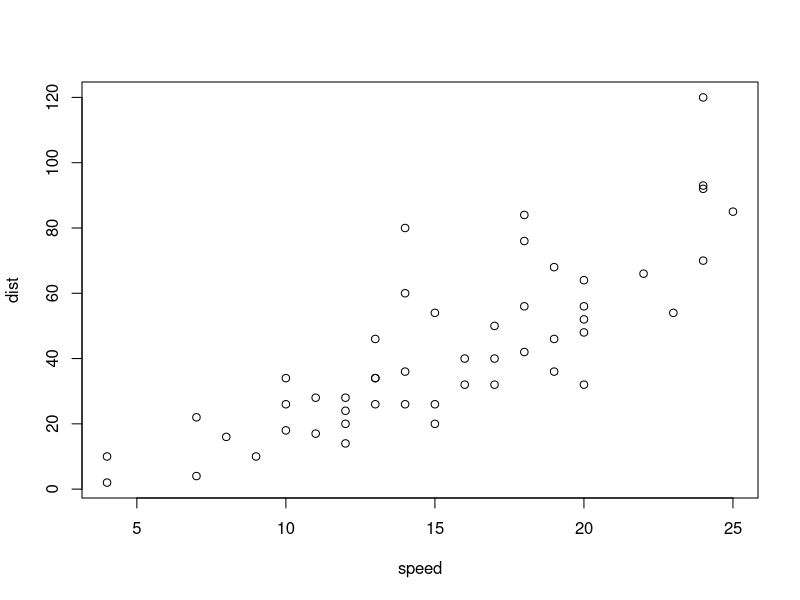
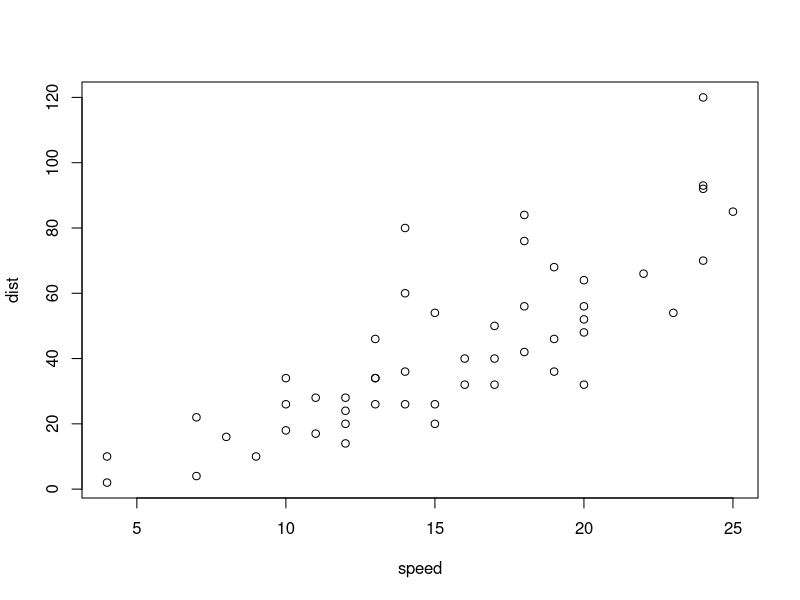
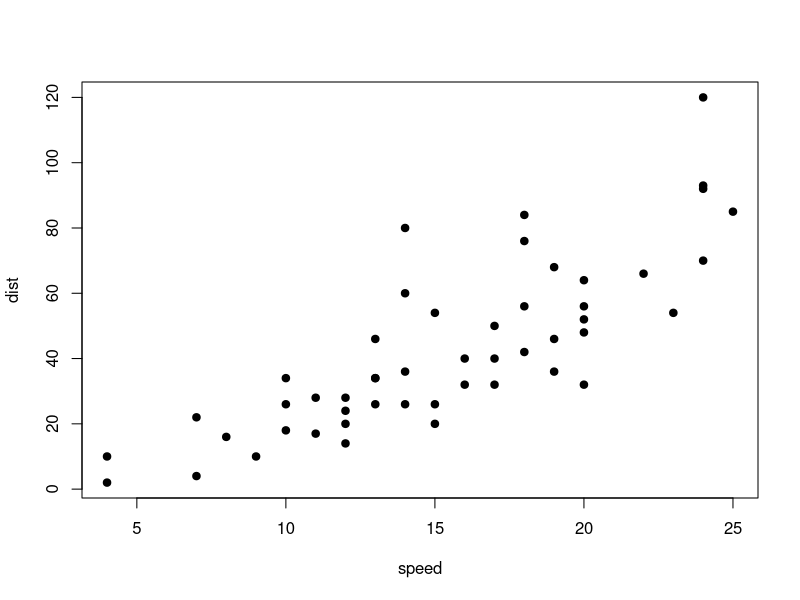

These figures' R source, in order:
## ---- chunk 1
knitr::opts_chunk$set(echo = TRUE)
## ---- chunk 2
summary(cars)
## ---- chunk 3
summary(cars)
## ---- chunk 4
plot(cars)
## ---- chunk 5
plot(cars)
plot(cars, pch = 19)
